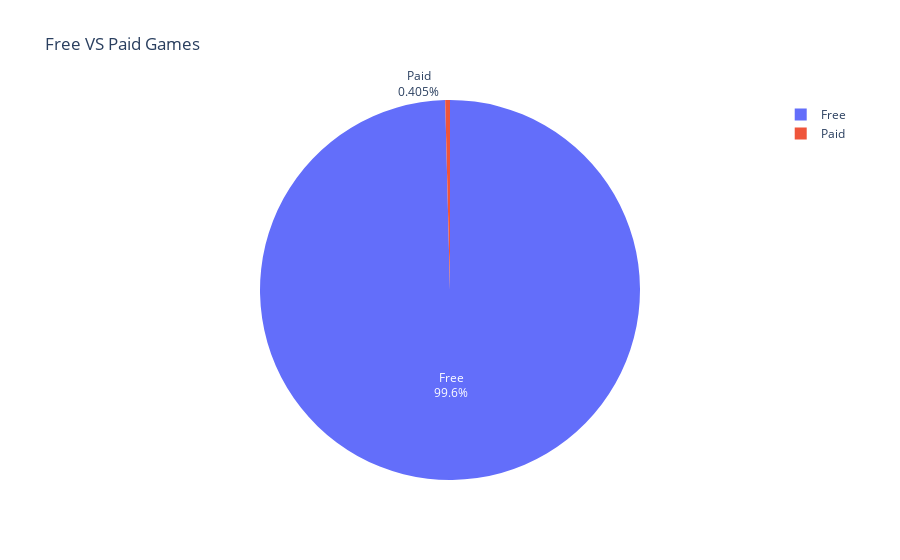

The code cell stored with this chart in its notebook:
### Code cell
paid_free= df['paid'].value_counts()
label =['Free','Paid']
fig = px.pie(paid_free, values=df['paid'].value_counts().values, names=label,
             title='Free VS Paid Games')
fig.update_traces( textposition='auto', textinfo='label+percent')
fig.show()
#Make sense as people would download more of free game and 
#game inventors still could make money by advertising and selling items inside the game

### Figure 1 — Plotly figure (JSON) as saved in the notebook; plotly's stock layout.template omitted (floating-point values rounded to 4 significant figures)
{"data": [{"domain": {"x": [0, 1], "y": [0, 1]}, "hovertemplate": "label=%{label}<br>value=%{value}<extra></extra>", "labels": ["Free", "Paid"], "legendgroup": "", "name": "", "showlegend": true, "textinfo": "label+percent", "textposition": "auto", "type": "pie", "values": [1723, 7]}], "layout": {"legend": {"tracegroupgap": 0}, "title": {"text": "Free VS Paid Games"}}}
